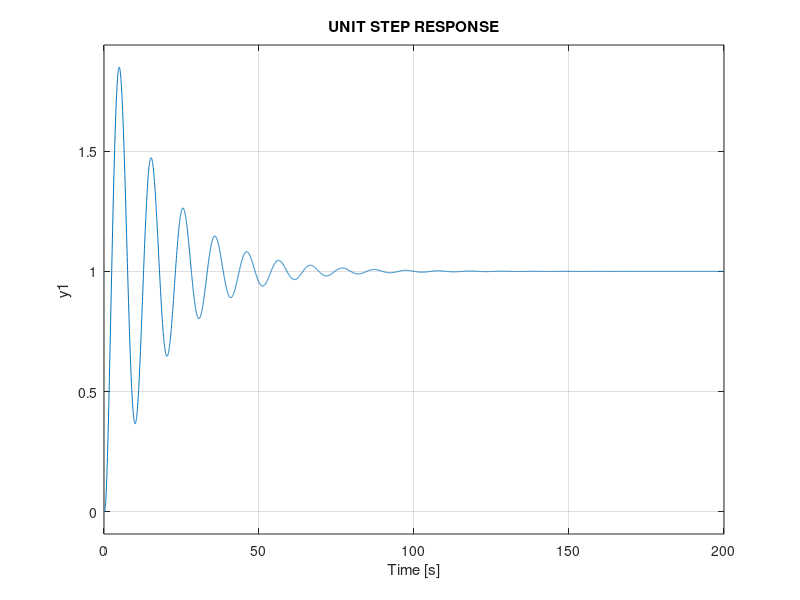
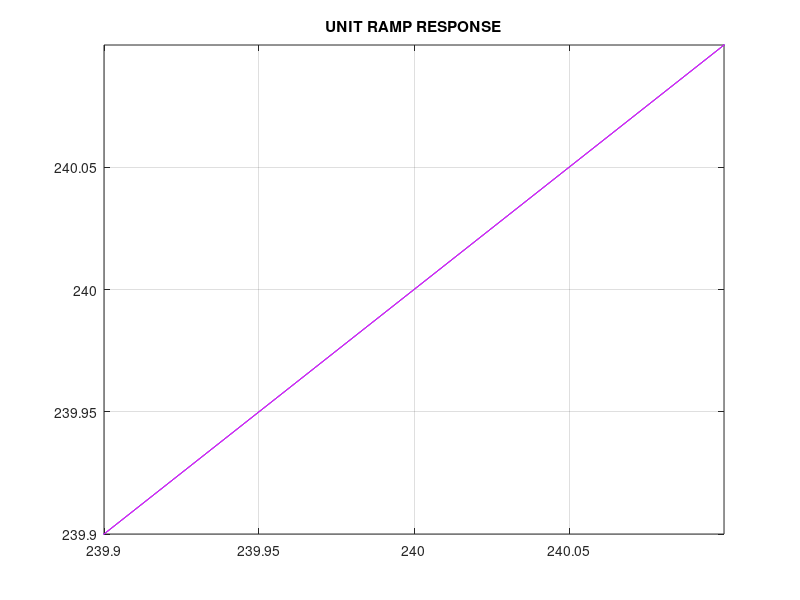
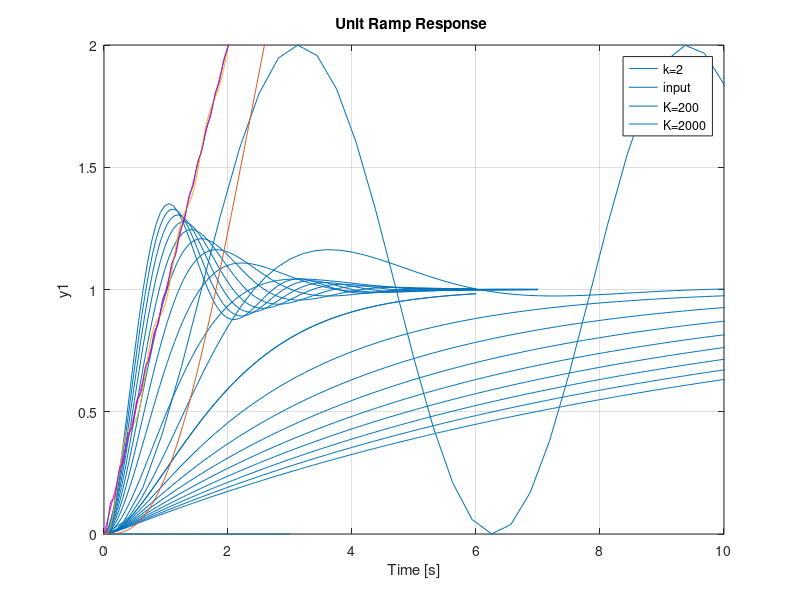

MATLAB code for these plots, in order:
%% LAB 06
%%
                    % TASK 01
s = tf('s'); 
G = (50*(s+1))/(s^2*(s+3)*(s+5)*(s+10)); 
T = feedback (G,1)
t = 0:0.1:25; 
figure(1)
step(T)
title('UNIT STEP RESPONSE')
grid on
t=0:1:250;
u=t;
[y, t, x]=lsim(T,u,t);
figure(2)
plot(t,y,t,u,'m')
title('UNIT RAMP RESPONSE')
grid on
axis([239.9,240.1,239.9,240.1]);
t=0:0.01:5;
u=t.^2;
[y, t, x]=lsim(T,u,t);
figure(3)
plot(t,y,t,u,'m')
title('UNIT PARABOLIC RESONSE')
grid on 


%%
                        %task 02
s=tf('s');
G=((2)/((s)*(s+1)));
T=feedback(G,1);
t=0:0.01:5;
u=(1/2)*t.^2;
[y, t, x]=lsim(T,u,t);
plot(t,y,t,u,'m')
title('r(t)=1/2*t^2 RESPONSE OF SYSTEM')
axis([0,5,0,5]);
grid on


%%
%%Task03
for B = 0 : 1 : 10
num = [1];
den = [1 B 0];
G = tf(num,den)
T=feedback(G,1);
step(T)
hold on
end
title('UNIT STEP RESPONSE FOR DIFFERENT B')
axis([0,20,0,2.5]);
grid on
for t = 0 : 1 : 5
t=x;
plot(t,x,'r')
hold on
end






for k = 0 : 1 : 10
num = [k];
den = [1 2 0];
G = tf(num,den)
sysCL=feedback(G,1);
step(sysCL)
hold on
end
title('UNIT STEP RESPONSE FOR DIFFFERNT k')
axis([0,10,0,2]);
grid on
for t = 0 : 1 : 5
t=x;
plot(t,x,'r')
hold on
end




K = 2 
G=zpk([],[0 -1],1);
T=feedback(K*G,1);
t=0:0.01:5;
u=t;
[y, t, x]=lsim(T,u,t);
plot(t,y,t,u,'m')
hold on
K = 200 
G=zpk([],[0 -1],1);
T=feedback(K*G,1);
t=0:0.01:5;
u=t;
[y, t, x]=lsim(T,u,t);
plot(t,y)
hold on
K = 2000 
G=zpk([],[0 -1],1);
T=feedback(K*G,1);
t=0:0.01:5;
u=t;
[y, t, x]=lsim(T,u,t);
plot(t,y)
legend('k=2','input','K=200','K=2000')
title('Unit Ramp Response ')
